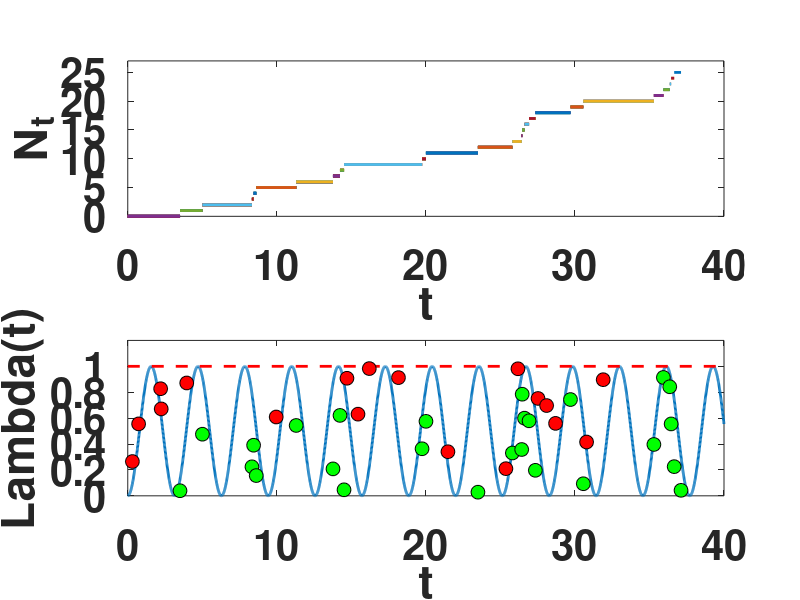

The MATLAB source for this figure:
%%%%%%%%%%%%%%%%%%%%%%%%%%%%%%%%%%%%%%%%%%%%%%%%%%%%%%%%%%%%%%%%%%%%%%%%%%%
%%%%%%%%%%%%%%%%%%%%%%%%%%%%%%%%%%%%%%%%%%%%%%%%%%%%%%%%%%%%%%%%%%%%%%%%%%%
%%% Non-Homogenous Poisson process - 1D                                 %%%
%%%%%%%%%%%%%%%%%%%%%%%%%%%%%%%%%%%%%%%%%%%%%%%%%%%%%%%%%%%%%%%%%%%%%%%%%%%
%%%%%%%%%%%%%%%%%%%%%%%%%%%%%%%%%%%%%%%%%%%%%%%%%%%%%%%%%%%%%%%%%%%%%%%%%%%
clear all
close all
clc
disp(' ')
disp('------------------------------------------------------------------------------------')
disp(' ')
disp('Non-Homogenous Poisson process - 1D ')
disp(' ')
disp('------------------------------------------------------------------------------------')
%%%%%%%%%%%%%%%%%%%%%%%%%%%%%%%%%%%%%%%%%%%%%%%%%%%%%%%%%%%%%%%%%%%%%%%%%%%
T = 40; %%%% Poisson Process within [0,T]
disp(' ')
disp(['- We consider a Poisson Process within [0,T]=[0,',num2str(T),']'])
Lambda=@(t) sin(t).^2;
disp(['- Intensity parameter Lambda(t) = sin(t)^2'])
UpperBound_Lambda=1;
disp('- UpperBound_Lambda >= Lambda(t) ')
disp(' ')
disp(' (the code is slowing down) ')
disp('------------------------------------------------------------------------------------')
t_aux = 0; 
n = 1;
t(1) =0;
count_iter=0; %%% counting iterations
%%%%%%%%%%%%%%%%%%%%%%%%%%%%%%%%%%%%%%%%%%%%%%%%%%%%%%%%%%%%%%%%%%%%%%%%%%%
%%%% preparing plot window
hFig=figure;
set(hFig, 'Position', [200 200 1000 1000])
%%%%%
subplot(2,1,2)
z=0:0.01:T;
plot(z,Lambda(z),'Linewidth',2)
hold on
axis([0 T 0 1.2])
plot([0 T],[UpperBound_Lambda UpperBound_Lambda],'r--','Linewidth',2)
set(gca,'FontSize',30)
set(gca,'FontWeight','Bold')
ylabel('Lambda(t)')
xlabel('t')
%%%%%%%%%%%%%%%%%%%%%%%%%%%%%%%%%%%%%%%%%%%%%%%%%%%%%%%%%%%%%%%%%%%%%%%%%%%
%%%%%%%%% STARTING %%%%%%%%%
%%%%%%%%%%%%%%%%%%%%%%%%%%%%
while t_aux < T
%%%%%%%%%%%%%%%%%%%%%%%%%%%%%%%%%%%%%%%%%%%%%%%%%%%%%%%%%%%%%%%%%%%%%%%%%%%    
% Holding times DELTA are exponentially-distributed with parameter Lambda 
%%%%%%%%%%%%%%%%%%%%%%%%%%%%%%%%%%%%%%%%%%%%%%%%%%%%%%%%%%%%%%%%%%%%%%%%%%%
count_iter=count_iter+1;
u1=rand(1,1); %%%% one realization of a uniform random variable
DELTA_possibly_or_more(count_iter)=- 1/(UpperBound_Lambda)*log(u1);
%%%%
t_aux = t_aux+DELTA_possibly_or_more(count_iter); 
%%%% accept-reject using the UpperBound_Lambda
u2=UpperBound_Lambda*rand(1,1);
    if u2 < Lambda(t_aux) %%% RS test
        t(n+1)=t_aux;
        n = n+1; 
    %%%%%%%%%%%%%%%%%%%%%%%%
    %%% plots
    subplot(2,1,2)
    plot(t_aux,u2,'go','MarkerEdgeColor','k','MarkerFaceColor','g','MarkerSize',10)
    %%%%%%%%%%%%%%%%%%%%%%%% 
        Number_of_points = 0:n;
        %%%%
        for i =1:n-1
            subplot(2,1,1)
            hold on
            plot([t(i),t(i+1)],[Number_of_points(i) ,Number_of_points(i)],'Linewidth',2);
        end
            axis([0 T 0 max([25,Number_of_points(end)])])
            set(gca,'FontSize',30)
            set(gca,'FontWeight','Bold')
            ylabel('N_t')
            xlabel('t')
            box on 
            pause(0.1) %%%% slowing down
    else %%% just for plotting
        subplot(2,1,2)
        plot(t_aux,u2,'ro','MarkerEdgeColor','k','MarkerFaceColor','r','MarkerSize',10)
         pause(0.1)    %%%% slowing down
    end %% end RS test
   %%%%
end
%%%%%%%%%%%%%%%%%%%%%%%%%%%%%%%%%%%%%%%%%%%%%%%%%%%%%%%%%%%%%%%%%%%%%%%%%%%%%%%%%%%%%%%%%%%%%
%%% Show Results
disp(' ')
disp(['Number of points in this realization = ',num2str(Number_of_points(end))])
disp(' ')
disp(['Total number of iterations = ',num2str(count_iter)])

disp(' ')
disp('Output of this realization of the Poisson Process:')
disp(' ')
disp(t(2:end))
disp(' ')
%%%%%%%%%%%%%%%%%%%%%%%%%%%%%%%%%%%%%%%%%%%%%%%%%%%%%%%%%%%%%%%%%%%%%%%%%%%%%%%%%%%%%%%%%%%%% 
